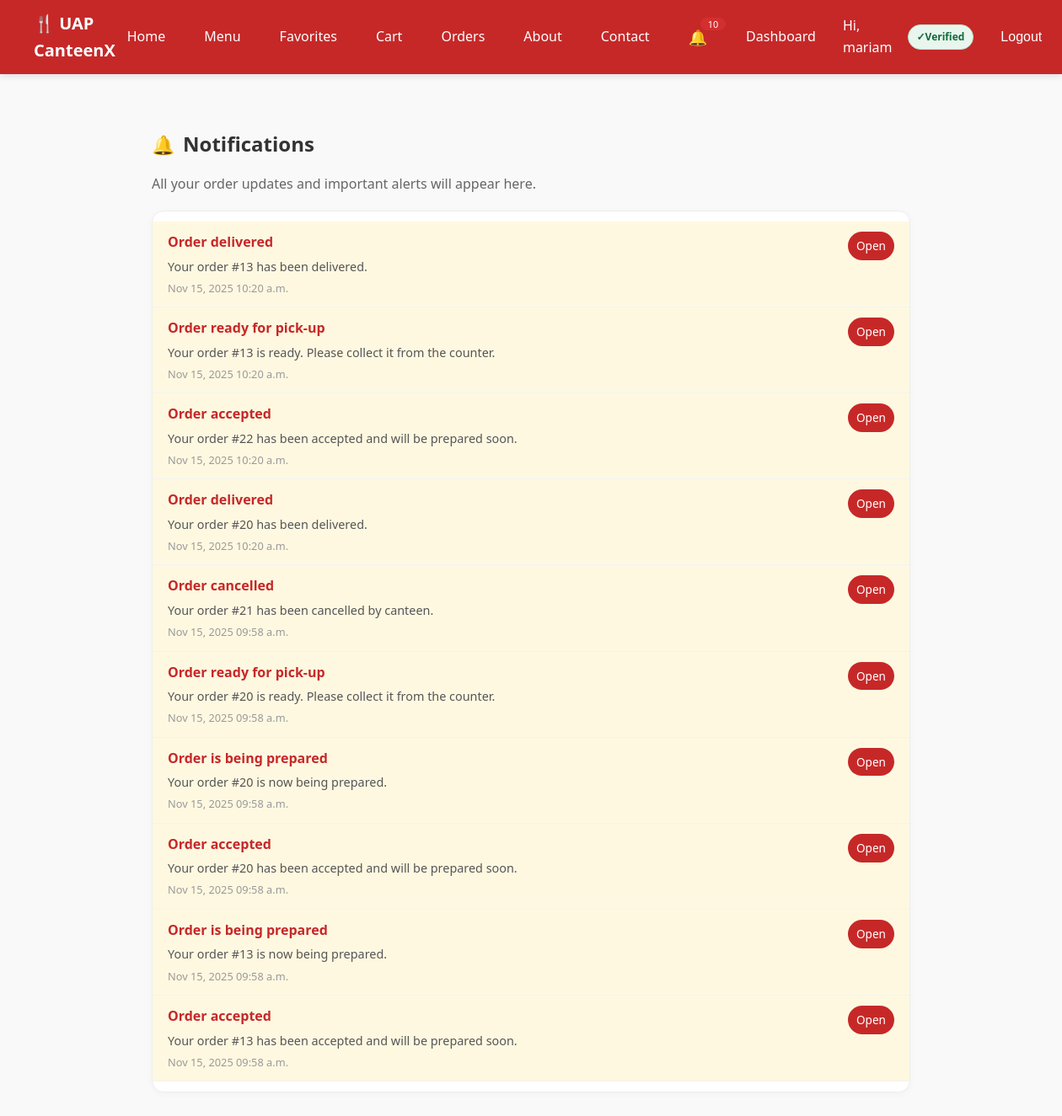
Screenshot of /notifications/ (signed in) with the database file from the repository.
### my_canteen/models.py (models this page shows, shortened)
class Notification(models.Model):
    user = models.ForeignKey(
        User,
        on_delete=models.CASCADE,
        related_name="notifications",
    )
    title = models.CharField(max_length=200)
    message = models.TextField()
    link = models.CharField(max_length=255, blank=True)  # e.g. /orders/or /dashboard/
    is_read = models.BooleanField(default=False)
    created_at = models.DateTimeField(auto_now_add=True)
    class Meta:
        ordering = ["-created_at"]

### my_canteen/views.py (the view)
# urls.py: path("notifications/", views.notifications_page, name="notifications"),
@login_required
def notifications_page(request):
    notifs = Notification.objects.filter(user=request.user).order_by("-created_at")
    return render(request, "my_canteen/notifications.html", {"notifs": notifs})

### my_canteen/context_processors.py (called while the page is built)
def favorites_processor(request):
    if request.user.is_authenticated:
        fav_ids = Favorite.objects.filter(user=request.user).values_list('item_id', flat=True)
        return {"favorite_items": set(fav_ids)}
    return {"favorite_items": set()}

def cart_count(request):
    cart = request.session.get("cart", {})
    return {"cart_count": sum(cart.values())}

def notifications_context(request):
    if request.user.is_authenticated:
        unread_count = Notification.objects.filter(user=request.user, is_read=False).count()
    else:
        unread_count = 0
    return {
        "unread_notifications": unread_count
    }

### my_canteen/templates/my_canteen/notifications.html (shortened to what this page needs)
{% extends "my_canteen/base.html" %}
{% load static %}
{% block content %}
<section class="container" style="max-width: 900px;">
  <div style="display:flex;align-items:center;gap:.6rem;margin:24px 0 12px;">
    <span style="font-size:22px;">🔔</span>
    <h2 style="margin:0;">Notifications</h2>
  </div>
  <p style="color:#666;margin-bottom:18px;">
    All your order updates and important alerts will appear here.
  </p>
  {% if notifs %}
    <div style="background:#fff;border:1px solid #eee;border-radius:14px;
                box-shadow:0 2px 8px rgba(0,0,0,.03);padding:12px 0;">
      {% for n in notifs %}
        <div style="
            padding:12px 18px;
            border-bottom:1px solid #f2f2f2;
            display:flex;
            justify-content:space-between;
            gap:10px;
            {% if not n.is_read %}background:#fff8e1;{% endif %}
        ">
          <div>
            <div style="font-weight:600;{% if not n.is_read %}color:#c62828;{% endif %}">
              {{ n.title }}
            </div>
            <div style="font-size:.9rem;color:#555;margin-top:4px;">
              {{ n.message }}
            </div>
            <div style="font-size:.8rem;color:#999;margin-top:4px;">
              {{ n.created_at|date:"M d, Y h:i a" }}
            </div>
          </div>
          <div style="display:flex;flex-direction:column;align-items:flex-end;gap:6px;">
            {% if n.link %}
              <a href="{% url 'notification_mark_read' n.id %}"
                 style="font-size:.85rem;background:#c62828;color:#fff;
                        padding:6px 10px;border-radius:999px;text-decoration:none;">
                Open
              </a>
            {% endif %}
          </div>
        </div>
      {% endfor %}
    </div>
  {% else %}
    <div style="padding:32px;text-align:center;background:#fff;border-radius:14px;
                border:1px solid #eee;box-shadow:0 2px 8px rgba(0,0,0,.03);">
      <p style="margin:0;color:#777;">You have no notifications yet.</p>
    </div>
  {% endif %}
</section>
{% endblock %}

### my_canteen/templates/my_canteen/base.html (shortened to what this page needs)
{% load static %}
<!DOCTYPE html>
<html lang="en">
<head>
  <link rel="stylesheet" href="{% static 'my_canteen/css/styles.css' %}"/>
</head>
<body>
  <nav class="navbar">
    <div class="logo">🍴 UAP CanteenX</div>
    <ul class="nav-links">
      <li><a href="{% url 'home' %}">Home</a></li>
      <li><a href="{% url 'menu' %}">Menu</a></li>
      <li><a href="{% url 'favorites' %}"> Favorites</a></li>
      <li>
        <a href="{% url 'cart' %}">
          Cart
        </a>
      </li>
      <li><a href="{% url 'orders' %}">Orders</a></li>
      <li><a href="{% url 'about' %}">About</a></li>
      <li><a href="{% url 'contact' %}">Contact</a></li>
      {% if user.is_authenticated %}
        <li style="position:relative;">
          <a href="{% url 'notifications' %}"
             style="display:inline-flex;align-items:center;justify-content:center;
                    font-size:18px;text-decoration:none;">
            🔔
          </a>
          {% if unread_notifications > 0 %}
            <span style="
              position:absolute;
              top:-4px;
              right:-8px;
              background:#d32f2f;
              color:#fff;
              font-size:11px;
              padding:2px 6px;
              border-radius:999px;
              line-height:1;
              min-width:18px;
              text-align:center;
            ">
              {{ unread_notifications }}
            </span>
          {% endif %}
        </li>
        <li><a href="{% url 'dashboard' %}">Dashboard</a></li>
        <li class="nav-user">Hi, {{ user.username }}</li>
        <li>
          {% if user.is_active %}
            <span class="badge badge-verified">Verified</span>
          {% else %}
            <span class="badge badge-unverified">Email not verified</span>
          {% endif %}
        </li>
        <li>
          <form action="{% url 'logout' %}" method="post" style="display:inline;">
            <button type="submit" class="link-like">Logout</button>
          </form>
        </li>
      {% else %}
        <li><a href="{% url 'login' %}">Login</a></li>
        <li><a class="btn" href="{% url 'signup' %}">Signup</a></li>
      {% endif %}
    </ul>
  </nav>
  <main class="container">
    {% block content %}{% endblock %}
  </main>
</body>
</html>

### my_canteen/static/my_canteen/css/styles.css (style rules this page uses)
body { font-family: system-ui, Arial, sans-serif; margin: 0; background: #f9f9f9; color: #333; line-height: 1.6; }
.container { max-width: 1200px; margin: 0 auto; padding: 20px 16px; }
a { text-decoration: none; color: inherit; }
.navbar { display: flex; justify-content: space-between; align-items: center; background-color: #c62828; color: #fff; padding: 12px 40px; position: sticky; top: 0; z-index: 1000; box-shadow: 0 2px 8px rgba(0, 0, 0, 0.12); }
.logo { font-weight: 700; font-size: 20px; display: flex; align-items: center; color: #fff; }
.nav-links { display: flex; align-items: center; gap: 18px; list-style: none; margin: 0; padding: 0; }
.nav-links li { display: flex; align-items: center; }
.nav-links a, .link-like, .btn-nav { color: #fff; font-weight: 500; font-size: 16px; display: inline-flex; align-items: center; justify-content: center; height: 38px; padding: 0 14px; border-radius: 6px; transition: all 0.2s ease; text-decoration: none; }
.link-like { background: transparent; border: 0; cursor: pointer; }
.badge { display: inline-flex; align-items: center; padding: 4px 10px; border-radius: 999px; font-size: 12px; font-weight: 700; border: 1px solid transparent; }
.badge-verified { background: #e8f6ee; color: #11693a; border-color: #bde7cd; }
.badge-verified::before { content: "✓ "; font-weight: 900; }

### rows the page displays
Notification: title "Order delivered", message "Your order #13 has been delivered.", created_at "Nov 15, 2025 10:20 a.m.", link "Open"
Notification: title "Order ready for pick-up", message "Your order #13 is ready. Please collect it from the counter.", created_at "Nov 15, 2025 10:20 a.m.", link "Open"
Notification: title "Order accepted", message "Your order #22 has been accepted and will be prepared soon.", created_at "Nov 15, 2025 10:20 a.m.", link "Open"
Notification: title "Order delivered", message "Your order #20 has been delivered.", created_at "Nov 15, 2025 10:20 a.m.", link "Open"
Notification: title "Order cancelled", message "Your order #21 has been cancelled by canteen.", created_at "Nov 15, 2025 09:58 a.m.", link "Open"
Notification: title "Order ready for pick-up", message "Your order #20 is ready. Please collect it from the counter.", created_at "Nov 15, 2025 09:58 a.m.", link "Open"
Notification: title "Order is being prepared", message "Your order #20 is now being prepared.", created_at "Nov 15, 2025 09:58 a.m.", link "Open"
Notification: title "Order accepted", message "Your order #20 has been accepted and will be prepared soon.", created_at "Nov 15, 2025 09:58 a.m.", link "Open"
Notification: title "Order is being prepared", message "Your order #13 is now being prepared.", created_at "Nov 15, 2025 09:58 a.m.", link "Open"
Notification: title "Order accepted", message "Your order #13 has been accepted and will be prepared soon.", created_at "Nov 15, 2025 09:58 a.m.", link "Open"

### other values shown
{{ unread_notifications }} "10"
{{ user.username }} "mariam"
